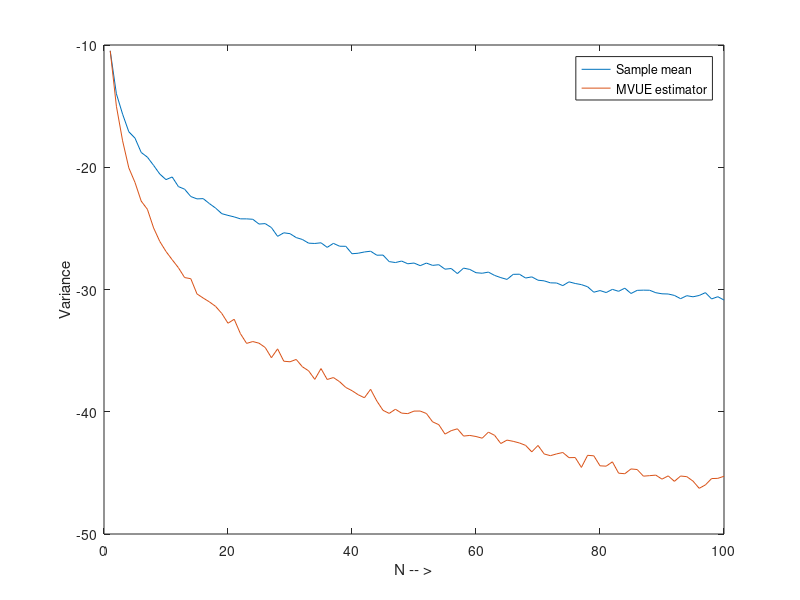

The MATLAB script that drew this image:
% Program for estimation of Uniform Noise variance
% Uniform RV doesnt have CRLB and by using SS find MVUE
% MVUE is better than sample mean estimator


clear all;clc;close all
N=100; 
beta=1;
noiter=1000;

for i=1:noiter,
x=beta*rand(1,N); % Data 
SM(i)=sum(x)/N;
Unimean(i)=((N+1)/(2*N))*max(x);
end

% smean_var=10*log10(var(SM));
% umean_var=10*log10(var(Unimean));
% 
% plot(1:1000,SM,1:1000,Unimean);
% 
clear all;

N=100; 
beta=1;
noiter=1000;
for k=1:N,
for i=1:noiter,
x=beta*rand(1,k); % Data 
SM(k,i)=sum(x)/k;
Unimean(k,i)=((k+1)/(2*k))*max(x);
end
end

smean_var=10*log10(var(SM'));
umean_var=10*log10(var(Unimean'));

plot(1:N,smean_var,1:N,umean_var);
xlabel('N -- >');
ylabel('Variance');
legend('Sample mean','MVUE estimator');
